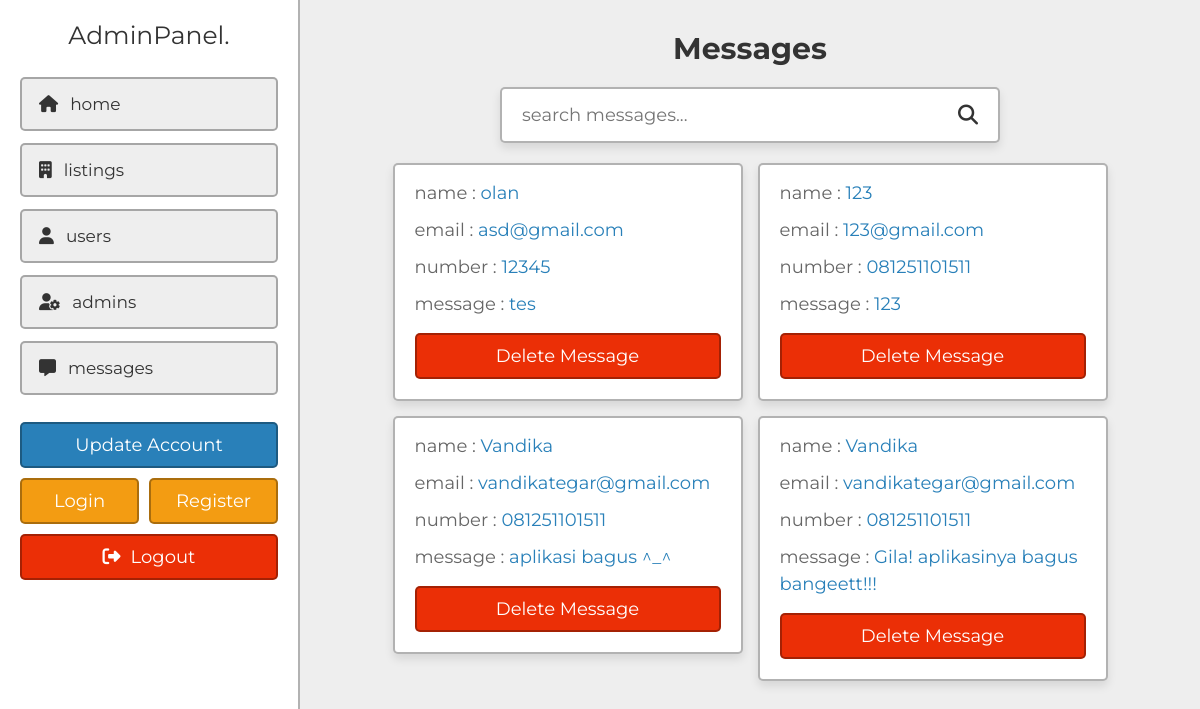
The page /project/admin/messages.php (signed in) on the database as committed earlier.
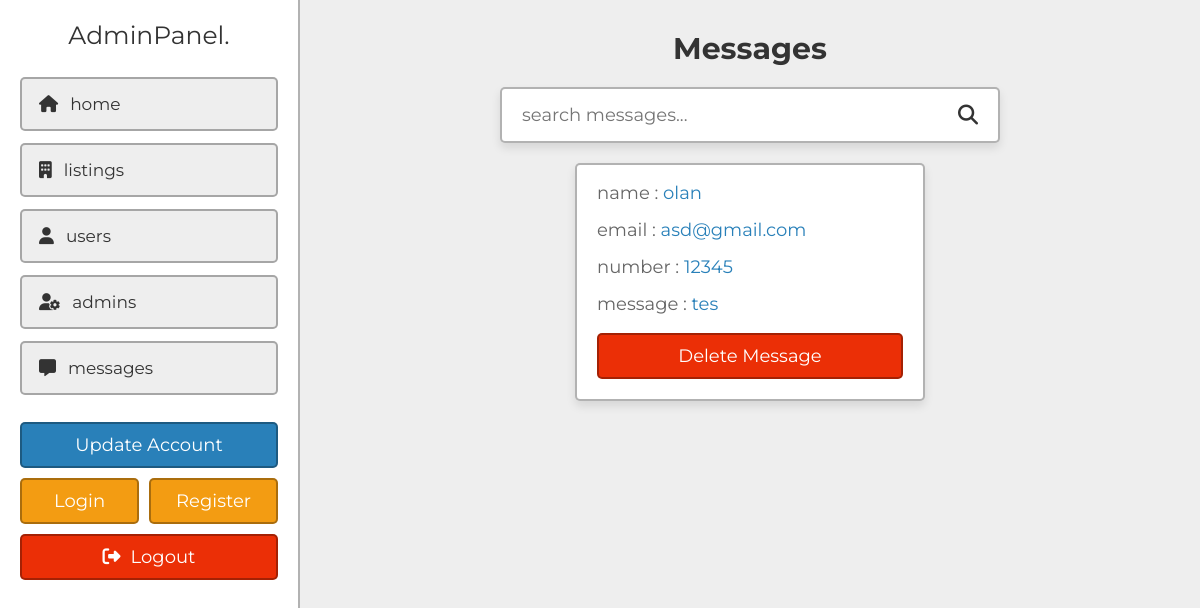
The same page on the database as committed later.
### tables this page shows
CREATE TABLE `messages` (
  `id` int(20) NOT NULL,
  `name` varchar(50) NOT NULL,
  `email` varchar(50) NOT NULL,
  `number` varchar(10) NOT NULL,
  `message` varchar(1000) NOT NULL
);

### project/admin/messages.php (the view, shortened to what this page needs)
<?php
include '../components/connect.php';
?>
<!DOCTYPE html>
<html lang="en">
<head>
   <link rel="stylesheet" href="https://cdnjs.cloudflare.com/ajax/libs/font-awesome/6.2.0/css/all.min.css">
   <link rel="stylesheet" href="../css/admin_style.css">
</head>
<body>
<?php include '../components/admin_header.php'; ?>
<section class="grid">
   <h1 class="heading">messages</h1>
   <form action="" method="POST" class="search-form">
      <input type="text" name="search_box" placeholder="search messages..." maxlength="100" required>
      <button type="submit" class="fas fa-search" name="search_btn"></button>
   </form>
   <div class="box-container">
   <?php
      if(isset($_POST['search_box']) OR isset($_POST['search_btn'])){
         $search_box = $_POST['search_box'];
         $search_box = filter_var($search_box, FILTER_SANITIZE_STRING);
         $select_messages = $conn->prepare("SELECT * FROM `messages` WHERE name LIKE '%{$search_box}%' OR number LIKE '%{$search_box}%' OR email LIKE '%{$search_box}%'");
         $select_messages->execute();
      }else{
         $select_messages = $conn->prepare("SELECT * FROM `messages`");
         $select_messages->execute();
      }
      if($select_messages->rowCount() > 0){
         while($fetch_messages = $select_messages->fetch(PDO::FETCH_ASSOC)){
   ?>
   <div class="box">
      <p>name : <span><?= $fetch_messages['name']; ?></span></p>
      <p>email : <a href="mailto:<?= $fetch_messages['email']; ?>"><?= $fetch_messages['email']; ?></a></p>
      <p>number : <a href="https://wa.me/62<?= substr($fetch_messages['number'],1); ?>"><?= $fetch_messages['number']; ?></a></p>
      <p>message : <span><?= $fetch_messages['message']; ?></span></p>
      <form action="" method="POST">
         <input type="submit" value="delete message" onclick="return confirm('delete this message?');" name="delete" class="delete-btn">
      </form>
   </div>
   <?php
      }
   }elseif(isset($_POST['search_box']) OR isset($_POST['search_btn'])){
      echo '<p class="empty">results not found!</p>';
   }else{
      echo '<p class="empty">you have no messages!</p>';
   }
   ?>
   </div>
</section>
</body>
</html>

Rows that differ between the two databases and show on the page:
removed messages: name "123", email "123@gmail.com", number "081251101511", message "123"
removed messages: name "Vandika", email "vandikategar@gmail.com", number "081251101511", message "aplikasi bagus ^_^"
removed messages: name "Vandika", email "vandikategar@gmail.com", number "081251101511", message "Gila! aplikasinya bagus bangeett!!!"
